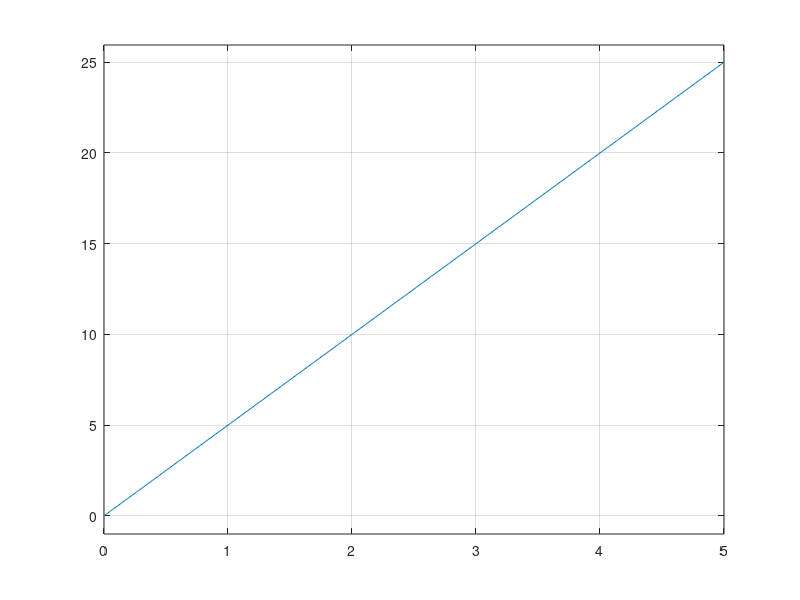

Reproduce this figure in MATLAB.
clc;
close all;
clear all;

% Ramp

t = input("Enter time till wave will be present (in s):");
x = 0:0.01:t;
m = input("Enter slope:");
y = m*x;
a = y(length(y) - 1);

plot(x,y);
ylim([-1, a+1])
grid on;

return;